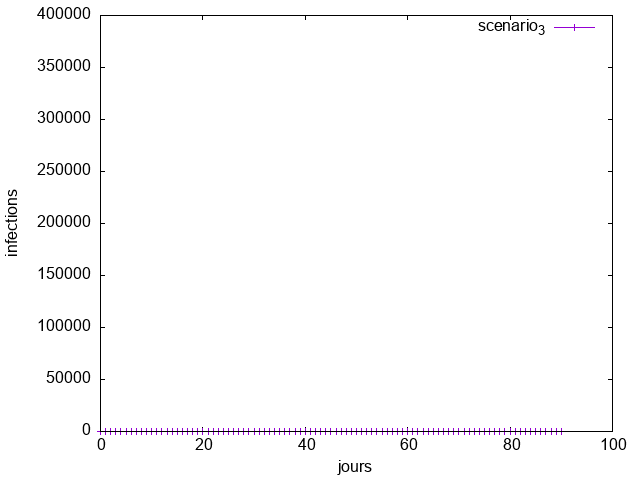

Reproduce this figure in gnuplot.
set terminal wxt
set terminal png
set encoding utf8
set output "sc3.png"
set xlabel "jours"
set ylabel "infections"
set xrange [0:100]
set yrange [0:400000]
plot"sc3.txt" title 'scenario_3' with linesp lt 1